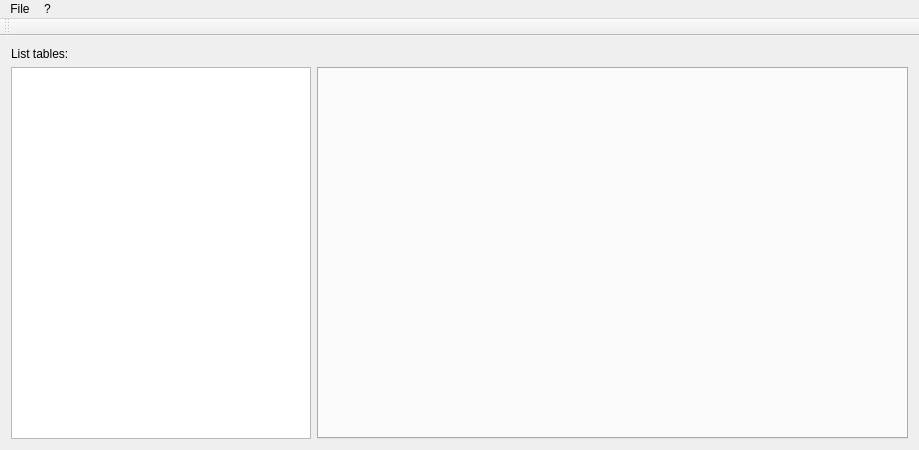
<?xml version="1.0" encoding="UTF-8"?>
<ui version="4.0">
 <class>MainWindow</class>
 <widget class="QMainWindow" name="MainWindow">
  <property name="geometry">
   <rect>
    <x>0</x>
    <y>0</y>
    <width>919</width>
    <height>450</height>
   </rect>
  </property>
  <property name="windowTitle">
   <string>MainWindow</string>
  </property>
  <widget class="QWidget" name="centralWidget">
   <layout class="QGridLayout" name="gridLayout">
    <item row="1" column="0">
     <widget class="QListView" name="listTablesView">
      <property name="maximumSize">
       <size>
        <width>300</width>
        <height>16777215</height>
       </size>
      </property>
     </widget>
    </item>
    <item row="0" column="0">
     <widget class="QLabel" name="label">
      <property name="text">
       <string>List tables:</string>
      </property>
     </widget>
    </item>
    <item row="1" column="1">
     <widget class="QTabWidget" name="tablesTabs">
      <property name="currentIndex">
       <number>-1</number>
      </property>
     </widget>
    </item>
   </layout>
  </widget>
  <widget class="QMenuBar" name="menuBar">
   <property name="geometry">
    <rect>
     <x>0</x>
     <y>0</y>
     <width>919</width>
     <height>27</height>
    </rect>
   </property>
   <widget class="QMenu" name="menuFile">
    <property name="title">
     <string>File</string>
    </property>
    <widget class="QMenu" name="menuLoad">
     <property name="title">
      <string>Load</string>
     </property>
     <addaction name="actionLoadFromExcel"/>
    </widget>
    <widget class="QMenu" name="menuSave">
     <property name="title">
      <string>Save</string>
     </property>
     <addaction name="actionSaveAsSql"/>
     <addaction name="actionSaveAsExcel"/>
    </widget>
    <addaction name="actionConnectToDB"/>
    <addaction name="actionExit"/>
    <addaction name="menuLoad"/>
    <addaction name="menuSave"/>
   </widget>
   <widget class="QMenu" name="menu">
    <property name="title">
     <string>?</string>
    </property>
    <addaction name="actionAbout"/>
   </widget>
   <addaction name="menuFile"/>
   <addaction name="menu"/>
  </widget>
  <widget class="QToolBar" name="mainToolBar">
   <attribute name="toolBarArea">
    <enum>TopToolBarArea</enum>
   </attribute>
   <attribute name="toolBarBreak">
    <bool>false</bool>
   </attribute>
  </widget>
  <action name="actionAbout">
   <property name="text">
    <string>About</string>
   </property>
  </action>
  <action name="actionExit">
   <property name="text">
    <string>Exit</string>
   </property>
  </action>
  <action name="actionConnectToDB">
   <property name="text">
    <string>Connect to DB</string>
   </property>
  </action>
  <action name="actionLoadFromSql">
   <property name="text">
    <string>from sql</string>
   </property>
  </action>
  <action name="actionLoadFromExcel">
   <property name="text">
    <string>from excel</string>
   </property>
  </action>
  <action name="actionSaveAsSql">
   <property name="text">
    <string>as sql</string>
   </property>
  </action>
  <action name="actionSaveAsExcel">
   <property name="text">
    <string>as excel</string>
   </property>
  </action>
 </widget>
 <layoutdefault spacing="6" margin="11"/>
 <resources/>
 <connections/>
</ui>
